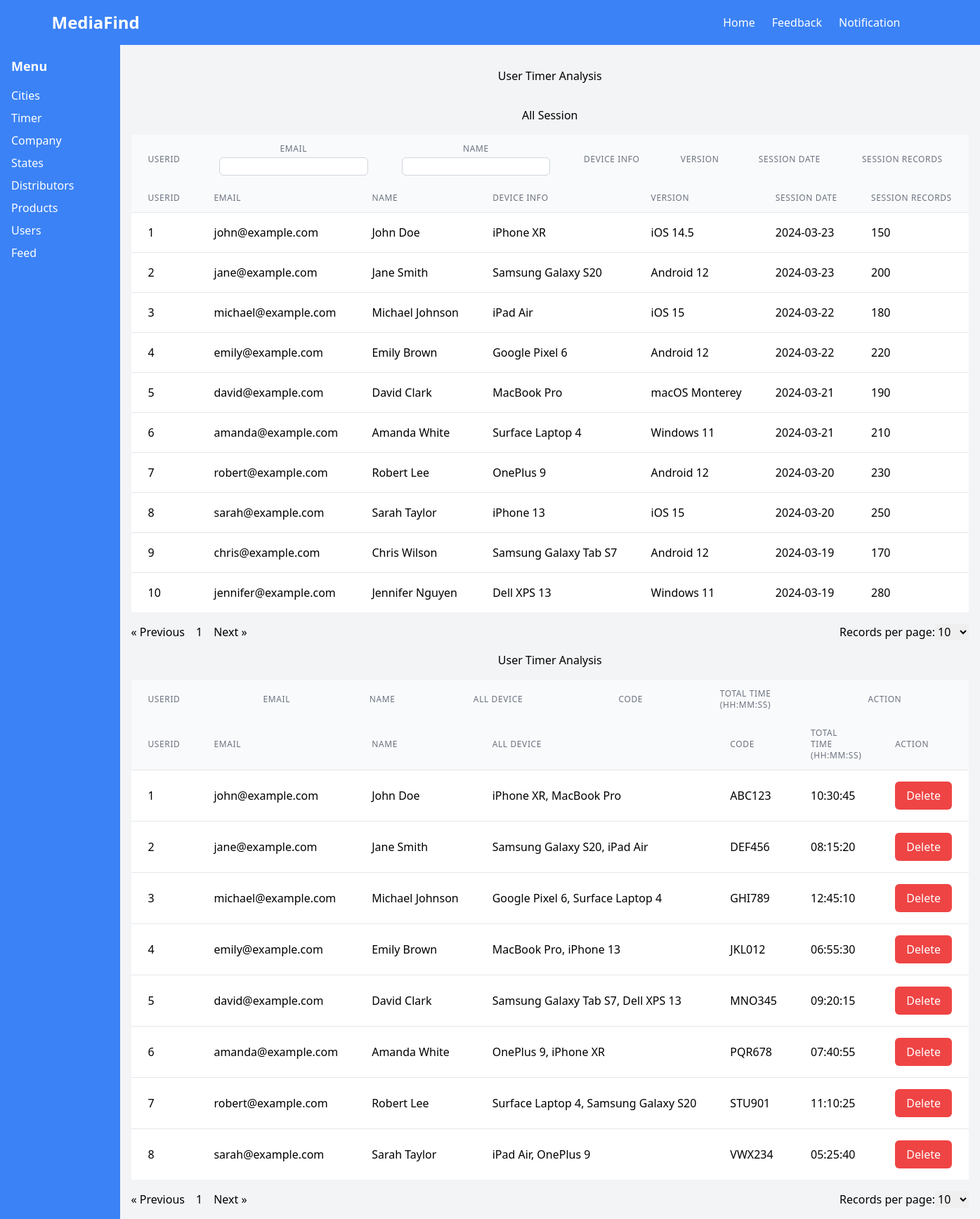
The app's page /php-with-mysql/pages/timer/timer.php with its own data.
### tables this page shows
CREATE TABLE `allsession` (
  `id` int(11) NOT NULL,
  `userID` int(11) NOT NULL,
  `email` varchar(255) DEFAULT NULL,
  `name` varchar(255) DEFAULT NULL,
  `device_info` varchar(255) DEFAULT NULL,
  `version` varchar(50) DEFAULT NULL,
  `session_date` date DEFAULT NULL,
  `session_records` int(11) DEFAULT NULL
);

CREATE TABLE `usertimeranalysis` (
  `id` int(11) NOT NULL,
  `userID` int(11) NOT NULL,
  `email` varchar(255) DEFAULT NULL,
  `name` varchar(255) DEFAULT NULL,
  `all_device` varchar(255) DEFAULT NULL,
  `code` varchar(50) DEFAULT NULL,
  `total_time` time DEFAULT NULL
);

### php-with-mysql/pages/timer/fetch_all_session_user_time_analysis.php (the view, shortened to what this page needs)
<?php
include './paginator.php';
include '../../db/db_connection.php';
mysqli_set_charset($conn, "utf8mb4");
$default_limit = 10;
$page = isset($_GET['page']) ? $_GET['page'] : 1;
$limit = isset($_GET['limit']) ? $_GET['limit'] : $default_limit;
$start = ($page - 1) * $limit;
if ($conn) {
    $sql_count = "SELECT COUNT(*) AS total FROM allsession";
    $result_count = mysqli_query($conn, $sql_count);
    $data = mysqli_fetch_assoc($result_count);
    $total_pages = ceil($data['total'] / $limit);
    $sql = "SELECT * FROM allsession LIMIT $start, $limit";
    $result = mysqli_query($conn, $sql);
    echo '<table class="min-w-full divide-y divide-gray-200">';
    echo '<thead class="bg-gray-50">';
    echo '<tr>';
    echo '<th scope="col" class="px-6 py-3 text-left text-xs font-medium text-gray-500 uppercase tracking-wider">UserID</th>';
    echo '<th scope="col" class="px-6 py-3 text-left text-xs font-medium text-gray-500 uppercase tracking-wider">Email</th>';
    echo '<th scope="col" class="px-6 py-3 text-left text-xs font-medium text-gray-500 uppercase tracking-wider">Name</th>';
    echo '<th scope="col" class="px-6 py-3 text-left text-xs font-medium text-gray-500 uppercase tracking-wider">Device Info</th>';
    echo '<th scope="col" class="px-6 py-3 text-left text-xs font-medium text-gray-500 uppercase tracking-wider">Version</th>';
    echo '<th scope="col" class="px-6 py-3 text-left text-xs font-medium text-gray-500 uppercase tracking-wider">Session Date</th>';
    echo '<th scope="col" class="px-6 py-3 text-left text-xs font-medium text-gray-500 uppercase tracking-wider">Session Records</th>';
    echo '</tr>';
    echo '</thead>';
    echo '<tbody class="bg-white divide-y divide-gray-200">';
    if ($result && mysqli_num_rows($result) > 0) {
        while ($row = mysqli_fetch_assoc($result)) {
            echo "<tr>";
            echo "<td class='px-6 py-4 whitespace-nowrap'>" . $row['userID'] . "</td>";
            echo "<td class='px-6 py-4 whitespace-nowrap'>" . $row['email'] . "</td>";
            echo "<td class='px-6 py-4 whitespace-nowrap'>" . $row['name'] . "</td>";
            echo "<td class='px-6 py-4 whitespace-nowrap'>" . $row['device_info'] . "</td>";
            echo "<td class='px-6 py-4 whitespace-nowrap'>" . $row['version'] . "</td>";
            echo "<td class='px-6 py-4 whitespace-nowrap'>" . $row['session_date'] . "</td>";
            echo "<td class='px-6 py-4 whitespace-nowrap'>" . $row['session_records'] . "</td>";
            echo "</tr>";
        }
    } else {
        echo "<tr><td colspan='7' class='text-center'>No sessions found</td></tr>";
    }
    echo '</tbody>';
    echo '</table>';
    echo generatePagination1($total_pages, $page, $limit);
} else {
    die("Connection failed: " . mysqli_connect_error());
}
?>

### php-with-mysql/pages/timer/fetch_user_time_analysis.php (shortened to what this page needs)
<?php
include '../../shared/paginator.php';
include '../../db/db_connection.php';
mysqli_set_charset($conn, "utf8mb4");
$default_limit = 10;
$page = isset($_GET['page']) ? $_GET['page'] : 1;
$limit = isset($_GET['limit']) ? $_GET['limit'] : $default_limit;
$start = ($page - 1) * $limit;
if ($conn) {
    $sql_count = "SELECT COUNT(*) AS total FROM usertimeranalysis";
    $result_count = mysqli_query($conn, $sql_count);
    $data = mysqli_fetch_assoc($result_count);
    $total_pages = ceil($data['total'] / $limit);
    $sql = "SELECT * FROM usertimeranalysis LIMIT $start, $limit";
    $result = mysqli_query($conn, $sql);
    echo '<table class="min-w-full divide-y divide-gray-200">';
    echo '<thead class="bg-gray-50">';
    echo '<tr>';
    echo '<th scope="col" class="px-6 py-3 text-left text-xs font-medium text-gray-500 uppercase tracking-wider">UserID</th>';
    echo '<th scope="col" class="px-6 py-3 text-left text-xs font-medium text-gray-500 uppercase tracking-wider">Email</th>';
    echo '<th scope="col" class="px-6 py-3 text-left text-xs font-medium text-gray-500 uppercase tracking-wider">Name</th>';
    echo '<th scope="col" class="px-6 py-3 text-left text-xs font-medium text-gray-500 uppercase tracking-wider">All Device</th>';
    echo '<th scope="col" class="px-6 py-3 text-left text-xs font-medium text-gray-500 uppercase tracking-wider">Code</th>';
    echo '<th scope="col" class="px-6 py-3 text-left text-xs font-medium text-gray-500 uppercase tracking-wider">Total Time (hh:mm:ss)</th>';
    echo '<th scope="col" class="px-6 py-3 text-left text-xs font-medium text-gray-500 uppercase tracking-wider">Action</th>';
    echo '</tr>';
    echo '</thead>';
    echo '<tbody class="bg-white divide-y divide-gray-200">';
    if ($result && mysqli_num_rows($result) > 0) {
        while ($row = mysqli_fetch_assoc($result)) {
            echo "<tr>";
            echo "<td class='px-6 py-4 whitespace-nowrap'>" . $row['userID'] . "</td>";
            echo "<td class='px-6 py-4 whitespace-nowrap'>" . $row['email'] . "</td>";
            echo "<td class='px-6 py-4 whitespace-nowrap'>" . $row['name'] . "</td>";
            echo "<td class='px-6 py-4 whitespace-nowrap'>" . $row['all_device'] . "</td>";
            echo "<td class='px-6 py-4 whitespace-nowrap'>" . $row['code'] . "</td>";
            echo "<td class='px-6 py-4 whitespace-nowrap'>" . $row['total_time'] . "</td>";
            echo "<td class='px-6 py-4 whitespace-nowrap'>";
            echo "<button class='bg-red-500 text-white px-4 py-2 rounded-md deleteBtn' data-delete-id='{$row['id']}' onclick=\"openDeleteModal('{$row['id']}')\">Delete</button>";
            echo "</td>";
            echo "</tr>";
        }
    } else {
        echo "<tr><td colspan='7' class='text-center'>No records found</td></tr>";
    }
    echo '</tbody>';
    echo '</table>';
    echo generatePagination($total_pages, $page, $limit);
} else {
    die("Connection failed: " . mysqli_connect_error());
}
?>

### records on screen
allsession: userID "1", email "john@example.com", name "John Doe", device_info "iPhone XR", version "iOS 14.5", session_date "2024-03-23", session_records "150"
allsession: userID "2", email "jane@example.com", name "Jane Smith", device_info "Samsung Galaxy S20", version "Android 12", session_date "2024-03-23", session_records "200"
allsession: userID "3", email "michael@example.com", name "Michael Johnson", device_info "iPad Air", version "iOS 15", session_date "2024-03-22", session_records "180"
allsession: userID "4", email "emily@example.com", name "Emily Brown", device_info "Google Pixel 6", version "Android 12", session_date "2024-03-22", session_records "220"
allsession: userID "5", email "david@example.com", name "David Clark", device_info "MacBook Pro", version "macOS Monterey", session_date "2024-03-21", session_records "190"
allsession: userID "6", email "amanda@example.com", name "Amanda White", device_info "Surface Laptop 4", version "Windows 11", session_date "2024-03-21", session_records "210"
allsession: userID "7", email "robert@example.com", name "Robert Lee", device_info "OnePlus 9", version "Android 12", session_date "2024-03-20", session_records "230"
allsession: userID "8", email "sarah@example.com", name "Sarah Taylor", device_info "iPhone 13", version "iOS 15", session_date "2024-03-20", session_records "250"
allsession: userID "9", email "chris@example.com", name "Chris Wilson", device_info "Samsung Galaxy Tab S7", version "Android 12", session_date "2024-03-19", session_records "170"
allsession: userID "10", email "jennifer@example.com", name "Jennifer Nguyen", device_info "Dell XPS 13", version "Windows 11", session_date "2024-03-19", session_records "280"
usertimeranalysis: userID "1", email "john@example.com", name "John Doe", all_device "iPhone XR, MacBook Pro", code "ABC123", total_time "10:30:45"
usertimeranalysis: userID "2", email "jane@example.com", name "Jane Smith", all_device "Samsung Galaxy S20, iPad Air", code "DEF456", total_time "08:15:20"
usertimeranalysis: userID "3", email "michael@example.com", name "Michael Johnson", all_device "Google Pixel 6, Surface Laptop 4", code "GHI789", total_time "12:45:10"
usertimeranalysis: userID "4", email "emily@example.com", name "Emily Brown", all_device "MacBook Pro, iPhone 13", code "JKL012", total_time "06:55:30"
usertimeranalysis: userID "5", email "david@example.com", name "David Clark", all_device "Samsung Galaxy Tab S7, Dell XPS 13", code "MNO345", total_time "09:20:15"
usertimeranalysis: userID "6", email "amanda@example.com", name "Amanda White", all_device "OnePlus 9, iPhone XR", code "PQR678", total_time "07:40:55"
usertimeranalysis: userID "7", email "robert@example.com", name "Robert Lee", all_device "Surface Laptop 4, Samsung Galaxy S20", code "STU901", total_time "11:10:25"
usertimeranalysis: userID "8", email "sarah@example.com", name "Sarah Taylor", all_device "iPad Air, OnePlus 9", code "VWX234", total_time "05:25:40"

### other values on screen
form field limit "10"
